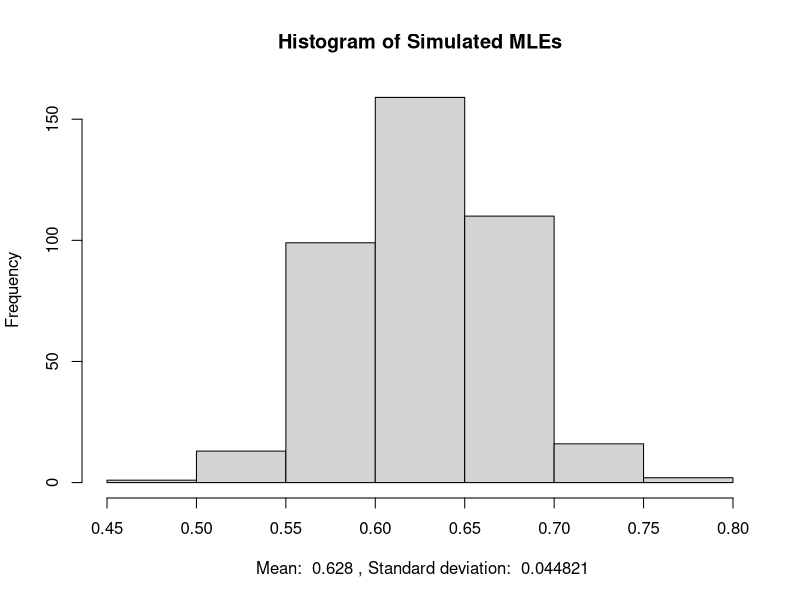

The R script that drew this image:
rm(list=ls())

thetaprior = 0.6
x = c(125, 18, 20, 34)
n = 197
z = thetaprior*x[1]/(2 + thetaprior)

thetastar = (z + x[4])/(z + x[2] + x[3] + x[4])


MLE = rep(0, 400)


for(i in 1:400) {
  
  sample = rmultinom(n, n, x)
  z = thetastar*sample[1]/(2 + thetastar)
  
  MLE[i] = (z + sample[4])/(z + sample[2] + sample[3] + sample[4])
  

}

hist(MLE, breaks=10, main="Histogram of Simulated MLEs",
      xlab=paste(" Mean: ", round(mean(MLE),4), ", Standard deviation: ",round(sd(MLE),6)))